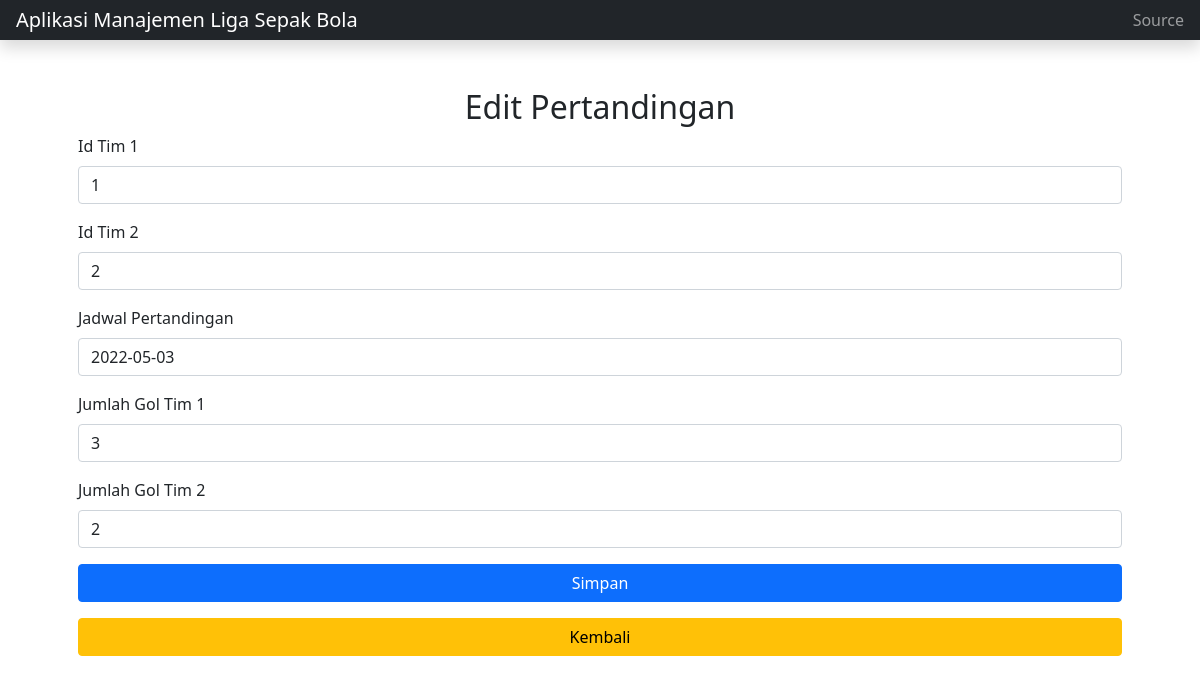
The app's page /pertandingan/edit?id=1 with its own data.
### tables this page shows
CREATE TABLE `pertandingan` (
  `id_pertandingan` int(11) NOT NULL,
  `jumlahGolTim1` int(11) NOT NULL,
  `jumlahGolTim2` int(11) NOT NULL,
  `jadwalPertandingan` date NOT NULL,
  `tim1` int(11) NOT NULL,
  `tim2` int(11) NOT NULL
);

CREATE TABLE `tim` (
  `id` int(11) NOT NULL,
  `nama` varchar(25) NOT NULL,
  `asal` varchar(25) NOT NULL,
  `deskripsi` varchar(256) NOT NULL,
  `stadium` varchar(25) NOT NULL,
  `logo` blob NULL,
  `pelatih` varchar(30) NOT NULL,
  `pemilik` varchar(30) NOT NULL
);

### app/App/View.php (called while the page is built, shortened)
<?php
class View
{
  public static function render(string $view, $model)
  {
    require __DIR__ . '/../View/header.php';
    require __DIR__ . '/../View/' . $view . '.php';
    require __DIR__ . '/../View/footer.php';
  }
}

### app/Controller/PertandinganController.php (called while the page is built, shortened)
<?php
class PertandinganController
{
  private PertandinganService $pertandinganService;
  public function __construct()
  {
    $repo = new PertandinganRepository();
    $this->pertandinganService = new PertandinganService($repo);
  }
  public function editPertandingan($id)
  {
    $pertandingan = $this->pertandinganService->getRepository()->findById($id);
    View::render('editPertandingan', ['daftarPertandingan' => $pertandingan]);
  }
}

### public/index.php (called while the page is built, shortened)
<?php
Router::run();

### app/Domain/Pertandingan.php (called while the page is built, shortened)
<?php
class Pertandingan
{
  public function __construct(?int $id, TimSepakBola $tim1, TimSepakBola $tim2, string $jadwalMain, int $jumlahGolTim1, int $jumlahGolTim2)
  {
    $this->tim1 = $tim1;
    $this->tim2 = $tim2;
    $this->jadwalMain = $jadwalMain;
    $this->jumlahGolTim1 = $jumlahGolTim1;
    $this->jumlahGolTim2 = $jumlahGolTim2;
  }
}

### app/Domain/TimSepakBola.php (called while the page is built, shortened)
<?php
class TimSepakBola
{
  public function __construct(?int $id, String $namaTim, String $deskripsi, String $asal, ?String $logo = null, String $stadium, String $pelatih, String $pemilik)
  {
    $this->id = $id;
  }
}

### app/Service/Database.php (called while the page is built, shortened)
<?php
class Database
{
  private static $pdo = null;
  public static function getConnection()
  {
    if (self::$pdo == null) {
      require_once __DIR__ . '/../../config/database.php';
      $config = getDatabaseConfig();
      self::$pdo = new \PDO($config['url'], $config['username'], $config['password']);
    }
    return self::$pdo;
  }
  public static function query(string $sql, array $params = [])
  {
    $stmt = self::getConnection()->prepare($sql);
    $stmt->execute($params);
    return $stmt;
  }
}

### app/Repository/TimRepository.php (called while the page is built, shortened)
<?php
class TimRepository
{
  public function findById($id): TimSepakBola
  {
    $sql = "SELECT * FROM tim WHERE id = :id";
    $stmt = Database::query($sql, ['id' => $id]);
    $data = $stmt->fetch();
    if ($data) {
      $tim = new TimSepakBola($data['id'], $data['nama'], $data['deskripsi'], $data['asal'], $data['logo'], $data['stadium'], $data['pelatih'], $data['pemilik']);
      return $tim;
    } else {
      throw new \Exception("Tim tidak ditemukan");
    }
  }
}

### app/Repository/PertandinganRepository.php (called while the page is built, shortened)
<?php
class PertandinganRepository
{
  private TimRepository $timRepository;
  public function __construct()
  {
    $this->timRepository = new TimRepository();
  }
  public function findById(int $id)
  {
    $sql = "SELECT * FROM pertandingan WHERE id_pertandingan = :id";
    $params = [
      'id' => $id
    ];
    $stmt = Database::query($sql, $params);
    $row = $stmt->fetch();
    $tim1 = $this->timRepository->findById($row['tim1']);
    $tim2 = $this->timRepository->findById($row['tim2']);
    $pertandingan = new Pertandingan($row['id_pertandingan'], $tim1, $tim2, $row['jadwalPertandingan'], $row['jumlahGolTim1'], $row['jumlahGolTim2']);
    return $pertandingan;
  }
}

### config/database.php (called while the page is built)
<?php
function getDatabaseConfig()
{
  return [
    "url" => "mysql:host=localhost:3306;dbname=pertandingansepakbola",
    "username" => "root",
    "password" => "dimas"
  ];
}

### app/View/editPertandingan.php (the view)
<?php $pert = $model['daftarPertandingan'] ?>
<div class="container px-5 py-5">
  <h2 class="row justify-content-center">Edit Pertandingan</h2>
  <form action="" method="POST">
    <div class="mb-3">
      <label class="form-label">Id Tim 1</label>
      <input type="text" class="form-control" name="tim1" value='<?php echo $pert->tim1->id ?>' size="20" />
    </div>
    <div class="mb-3">
      <label class="form-label">Id Tim 2</label>
      <input type="text" class="form-control" name="tim2" value='<?php echo $pert->tim2->id ?>' size="20" />
    </div>
    <div class="mb-3">
      <label class="form-label">Jadwal Pertandingan</label>
      <input type="text" class="form-control" name="jadwalPertandingan" value="<?php echo $pert->jadwalMain ?>" />
    </div>
    <div class="mb-3">
      <label class="form-label">Jumlah Gol Tim 1</label>
      <input type="text" class="form-control" name="jumlahGolTim1" size="2" value="<?php echo $pert->jumlahGolTim1 ?>" size="2" />
    </div>
    <div class="mb-3">
      <label class="form-label">Jumlah Gol Tim 2</label>
      <input type="text" class="form-control" name="jumlahGolTim2" value="<?php echo $pert->jumlahGolTim2 ?>" size="2" />
    </div>
    <div class="d-grid gap-2 mt-3">
      <button type="submit" class="btn btn-primary" name="submit" value="Submit">Simpan</button>
    </div>
  </form>
  <div class="d-grid gap-2 mt-3">
    <a class="btn btn-warning" role="button" href="/pertandingan">Kembali </a>
  </div>
</div>

### app/App/Router.php (shortened to what this page needs)
<?php
class Router
{
    private static array $routes = [];
    public static function add(
        string $method,
        string $path,
        string $controller,
        string $function,
        array  $middlewares = []
    ): void {
        self::$routes[] = [
            'method' => $method,
            'path' => $path,
            'controller' => $controller,
            'function' => $function,
            'middleware' => $middlewares
        ];
    }
    public static function run(): void
    {
        $path = '/';
        if (isset($_SERVER['PATH_INFO'])) {
            $path = $_SERVER['PATH_INFO'];
        }
        $method = $_SERVER['REQUEST_METHOD'];
        foreach (self::$routes as $route) {
            $pattern = "#^" . $route['path'] . "$#";
            if (preg_match($pattern, $path, $variables) && $method == $route['method']) {
                $function = $route['function'];
                $controller = new $route['controller'];
                array_shift($variables);
                if (isset($_GET)) {
                    $variables = array_merge($variables, $_GET);
                }
                call_user_func_array([$controller, $function], $variables);
                return;
            }
        }
    }
}

### app/View/header.php (shortened to what this page needs)
<!DOCTYPE html>
<html lang="en">
<head>
  <link href="https://cdn.jsdelivr.net/npm/bootstrap@5.1.3/dist/css/bootstrap.min.css" rel="stylesheet">
</head>
<body>
  <header class="navbar navbar-dark sticky-top bg-dark flex-md-nowrap p-0 shadow">
    <a class="navbar-brand col-md-3 col-lg-2 me-0 px-3" href="/">Aplikasi Manajemen Liga Sepak Bola</a>
    <div class="navbar-nav">
      <div class="nav-item text-nowrap">
        <a class="nav-link px-3" href="https://github.com/tridims/Web-App-Manajemen-Liga-Sepakbola" target="_blank">Source</a>
      </div>
    </div>
  </header>

### records on screen
pertandingan: tim1 "1", tim2 "2", jadwalPertandingan "2022-05-03", jumlahGolTim1 "3", jumlahGolTim2 "2"
